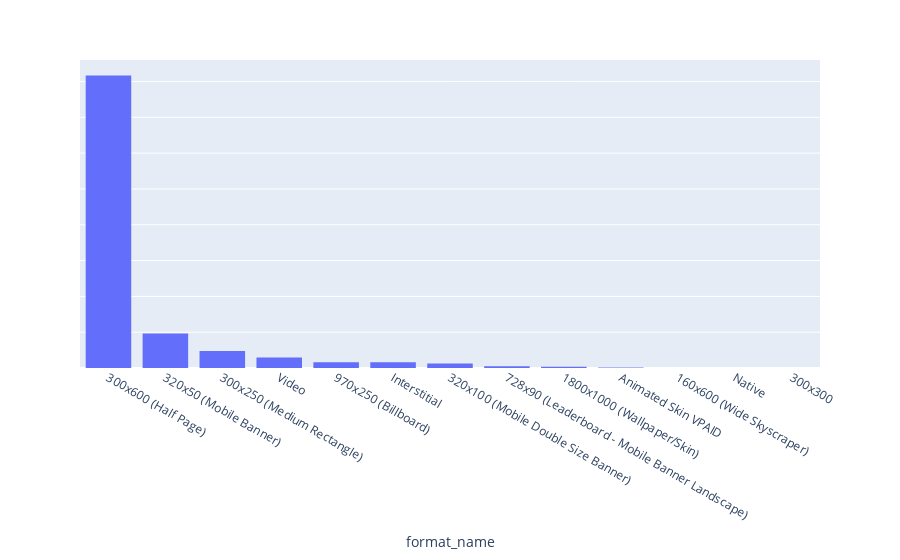

The code cell stored with this chart in its notebook:
### Code cell
plot_histplot(data)

### Figure 1 — Plotly figure (JSON) as saved in the notebook; plotly's stock layout.template omitted (floating-point values rounded to 4 significant figures)
{"data": [{"alignmentgroup": "True", "bingroup": "x", "histfunc": "sum", "hovertemplate": "format_name=%{x}<br>sum of revenue_resold=%{y}<extra></extra>", "legendgroup": "", "marker": {"color": "#636efa", "pattern": {"shape": ""}}, "name": "", "offsetgroup": "", "orientation": "v", "showlegend": false, "type": "histogram", "x": ["300x600 (Half Page)", "320x50 (Mobile Banner)", "300x250 (Medium Rectangle)", "Video", "970x250 (Billboard)", "Interstitial", "320x100 (Mobile Double Size Banner)", "728x90 (Leaderboard - Mobile Banner Landscape)", "1800x1000 (Wallpaper/Skin)", "Animated Skin VPAID", "160x600 (Wide Skyscraper)", "Native", "300x300"], "xaxis": "x", "y": [40850.0, 4826.0, 2375.0, 1476.0, 820.3, 800.4, 625.7, 240.6, 182.6, 80.25, 15.75, 6.47, 2.97], "yaxis": "y"}], "layout": {"barmode": "relative", "legend": {"tracegroupgap": 0}, "margin": {"t": 60}, "xaxis": {"anchor": "y", "domain": [0, 1], "title": {"text": "format_name"}}, "yaxis": {"anchor": "x", "domain": [0, 1], "showticklabels": false, "title": {}}}}
